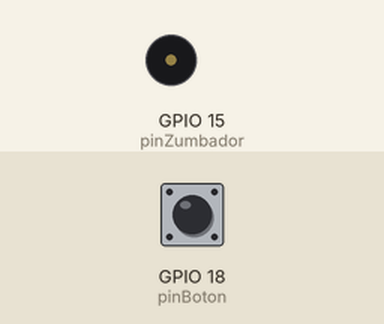
The sketch below on a simulated ESP32. Shown: buzzer (waves = sounding). Inputs (shaded band) come from the test bench; at power-on: GPIO 18 (pinBoton) HIGH. What the sketch prints to the serial monitor is not drawn.

Above: at 1.2 s.
1.3 s: GPIO 18 (pinBoton) pulled LOW for 0.15 s
At 2.4 s:
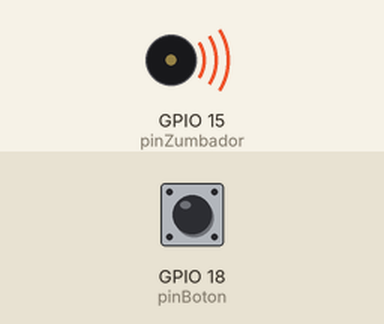
7.4 s: GPIO 18 (pinBoton) pulled LOW for 1 s
At 8.2 s:
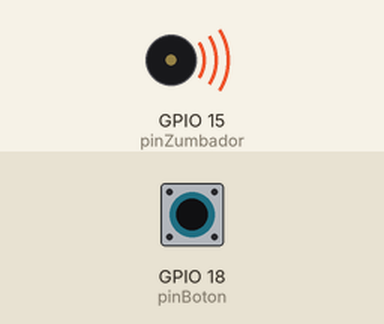
11.4 s: GPIO 18 (pinBoton) pulled LOW for 3.2 s
20.6 s: GPIO 18 (pinBoton) pulled LOW for 0.15 s
At 21.9 s:
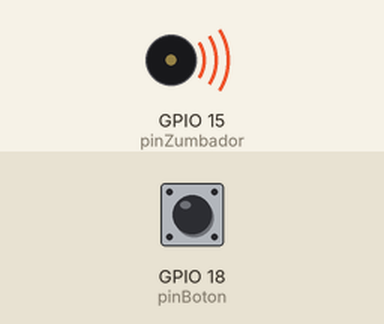
26.7 s: GPIO 18 (pinBoton) pulled LOW for 1 s
At 27.7 s:
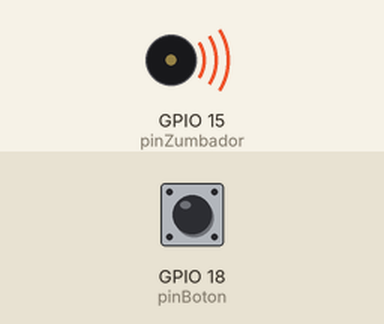
30.7 s: GPIO 18 (pinBoton) pulled LOW for 3.2 s
Timing chart, 0 to 37.9 s (numbered marks = the images above; inputs shaded):
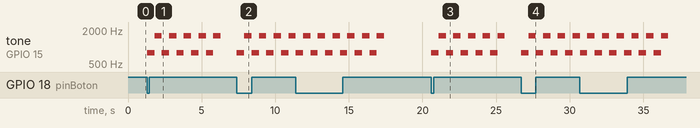

The sketch:

ambulanciaV1.ino
```cpp
// Declaramos el pin del zumbador
int pinZumbador = 15;
// Inicializamos las variables de la salida PWM
int canal = 0, resolucion = 8;
// Pin del botón
int pinBoton = 18;
// Frecuencias
int frec1 = 784;
int frec2 = 1568;

void setup() {
  Serial.begin(115200);
  // Inicializamos la salida PWM
  ledcSetup(canal, frec1, resolucion);
  // Declaramos el pin donde se conecta el zumbador
  ledcAttachPin(pinZumbador, canal);
  // Configuramos el pin del botón como entrada con pull-up interno
  pinMode(pinBoton, INPUT_PULLUP);
}

void loop() {
  int buttonState = digitalRead(pinBoton); // Leemos el estado del botón

  if (buttonState == LOW) {
    Serial.println("El botón está presionado");
    int contador = 0;

    while (contador < 10) {
        ledcWriteTone(canal, frec1);
        delay(500);
        contador = contador + 1;
        ledcWriteTone(canal, frec2);
        delay(500);
        contador = contador + 1;
    }
    // Detenemos el zumbador
    ledcWriteTone(canal, 0);
  } else {
    Serial.println("El botón está suelto");
    // Detenemos el zumbador
    ledcWriteTone(canal, 0);
  }
}
```

Measured:
- after the input at 1.3 s, tone on GPIO 15 (pinZumbador): silent → 784 Hz at once, then repeats every 1.0 s: 1568 Hz 0.50 s, 784 Hz 0.50 s
- after the input at 7.4 s, tone on GPIO 15 (pinZumbador): alternates 1568 Hz for 0.50 s and 784 Hz for 0.50 s, starting at once
- after the input at 20.6 s, tone on GPIO 15 (pinZumbador): silent → 784 Hz at once, then repeats every 1.0 s: 1568 Hz 0.50 s, 784 Hz 0.50 s
- after the input at 26.7 s, tone on GPIO 15 (pinZumbador): alternates 1568 Hz for 0.50 s and 784 Hz for 0.50 s, starting at once
